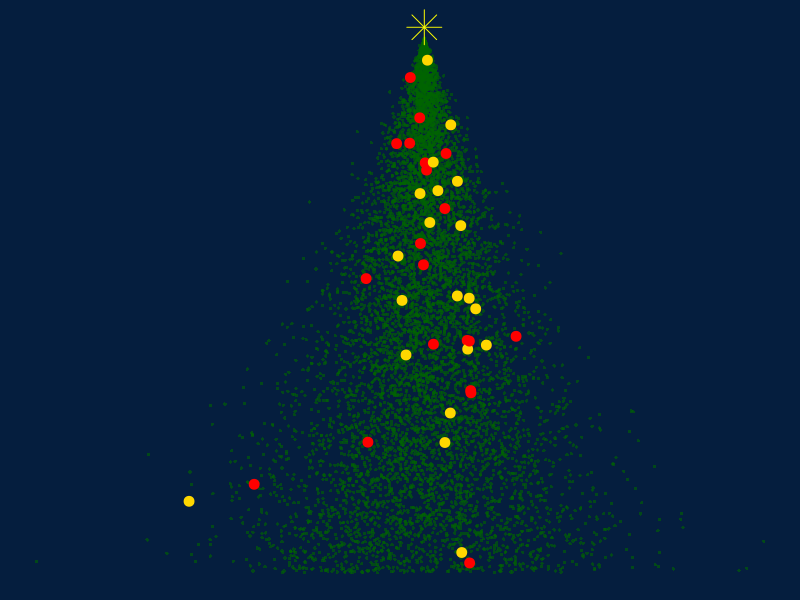
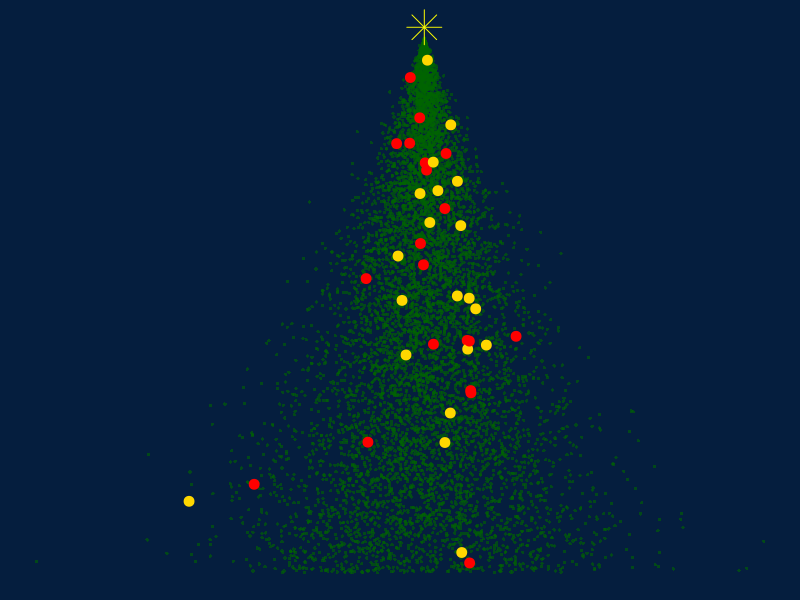

Generate these figures, in order, with R:

library(ggplot2)
library(dplyr)

set.seed(2137)
n_points <- 8000
tree_height <- 10

df <- data.frame(
  y = runif(n_points, 0, tree_height)
) %>%
  mutate(
    sd = (tree_height - y) / 4, 
    x = rnorm(n(), mean = 0, sd = sd),
    type = "igla"
  )

n_baubles <- 40
baubles <- df %>%
  sample_n(n_baubles) %>%
  mutate(type = sample(c("bombka_czerwona", "bombka_zlota"), n(), replace = TRUE))

star <- data.frame(x = 0, y = tree_height + 0.2, sd = 0, type = "gwiazda")

final_data <- bind_rows(df, baubles, star)

p <- ggplot(final_data, aes(x = x, y = y)) +
  geom_point(data = subset(final_data, type == "igla"), 
             color = "darkgreen", alpha = 0.6, size = 0.8, shape = 16) +
  geom_point(data = subset(final_data, type %in% c("bombka_czerwona", "bombka_zlota")), 
             aes(color = type), size = 3) +
  geom_point(data = subset(final_data, type == "gwiazda"), 
             color = "yellow", size = 8, shape = 8) + 
  scale_color_manual(values = c("bombka_czerwona" = "red", "bombka_zlota" = "gold")) +
  theme_void() +
  theme(
    plot.background = element_rect(fill = "#051e3e", color = NA),
    legend.position = "none",
  )

print(p)
ggsave("choinka.png")

